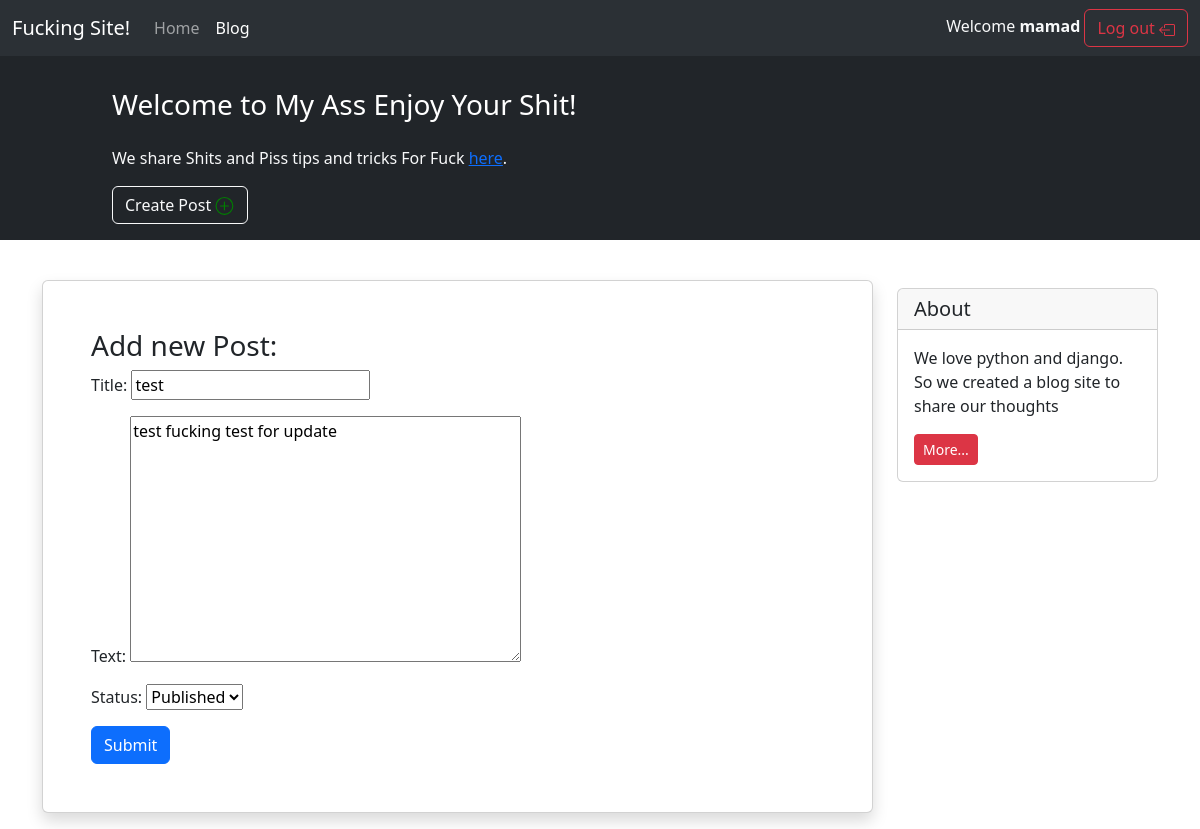
/blog/16/update/ (signed in), run on the app's committed database.
### blog/models.py (models this page shows, shortened)
class BlogPost(models.Model):
    STATUS_CHOICES = (
        ('pub', 'Published'),
        ('drf', 'Draft'),
    )
    title = models.CharField(max_length=100)
    text = models.TextField()
    author = models.ForeignKey(User, on_delete=models.CASCADE, related_name='posts')
    datetime_created = models.DateTimeField(auto_now_add=True)
    datetime_modified = models.DateTimeField(auto_now=True)
    status = models.CharField(max_length=3, choices=STATUS_CHOICES)

### blog/views.py (the view, shortened to what this page needs)
# urls.py: path('<int:pk>/update/', views.BlogPostUpdateView.as_view(), name='update_post'),
class BlogPostUpdateView(LoginRequiredMixin, generic.UpdateView):
    model = BlogPost
    fields = ['title', 'text', 'status']
    template_name = 'blog/create_post.html'
    def get_object(self, queryset=None):
        post = super().get_object(queryset)
        if post.author != self.request.user:
            raise Http404("You are not authorized to edit this post.")
        return post

### blog/templates/blog/create_post.html (shortened to what this page needs)
{% extends '_base.html' %}
{% block content %}
    <div class="container mt-4">
        <div class="row">
            <div class="col-9">
                <div class="card shadow my-3 p-5">
                    <h3>Add new Post:</h3>
                    <form method="POST">
                        {{ form.as_p }}
                        <button type="submit" class="btn btn-primary">Submit</button>
                    </form>
                </div>
            </div>
            <div class="col-3">
                <div class="card my-4">
                    <h5 class="card-header">About</h5>
                    <div class="card-body">
                        <p class="card-text">We love python and django. So we created a blog site to share our
                            thoughts</p>
                        <a href="#"
                           class="btn btn-sm btn-danger">
                            More...
                        </a>
                    </div>
                </div>
            </div>
        </div>
    </div>
{% endblock content %}

### templates/_base.html (shortened to what this page needs)
<!doctype html>
<html lang="en">
<head>
    <link href="https://cdn.jsdelivr.net/npm/bootstrap@5.3.3/dist/css/bootstrap.min.css" rel="stylesheet"
>
    <link rel="stylesheet" href="https://cdnjs.cloudflare.com/ajax/libs/font-awesome/4.7.0/css/font-awesome.min.css">
</head>
<body>
<nav class="navbar navbar-expand-lg bg-body-tertiary" data-bs-theme="dark">
    <div class="container-fluid">
        <a class="navbar-brand" href="#">Fucking Site!</a>
        <div class="collapse navbar-collapse" id="navbarSupportedContent">
            <ul class="navbar-nav me-auto mb-2 mb-lg-0">
                <li class="nav-item">
                    <a class="nav-link" aria-current="page" href="">Home</a>
                </li>
                <li class="nav-item">
                    <a class="nav-link active" href="{% url 'posts_list' %}">Blog</a>
                </li>
            </ul>
        </div>
        <div class="text-light">
            {% if user.is_authenticated %}
                <form action="{% url 'logout' %}" method="post" class="panel-body form-inline ">
                    Welcome <b>{{ user.username }} </b>
                    <button type="submit" class="btn btn-outline-danger mr-2">Log out
                    </button>
                </form>
            {% endif %}
        </div>
    </div>
</nav>
<div class="container-fluid bg-dark">
    <div class="row py-3">
        <div class="col-md-8 col-md-10 mx-auto">
            <h3 class="my-4 mt-3 text-white">Welcome to My Ass Enjoy Your Shit!</h3>
            <p class="text-light">We share Shits and Piss tips and tricks For Fuck <a href="/">here</a>.</p>
            {% if user.is_authenticated %}
                <a type="button" class="btn btn-outline-light mr-2" href="{% url 'create_post' %}">Create Post
                    <svg xmlns="http://www.w3.org/2000/svg" width="20" height="19" fill="green" class="bi bi-plus-circle" viewBox="0 0 17 17">
                        <path d="M8 15A7 7 0 1 1 8 1a7 7 0 0 1 0 14m0 1A8 8 0 1 0 8 0a8 8 0 0 0 0 16"/>
                        <path d="M8 4a.5.5 0 0 1 .5.5v3h3a.5.5 0 0 1 0 1h-3v3a.5.5 0 0 1-1 0v-3h-3a.5.5 0 0 1 0-1h3v-3A.5.5 0 0 1 8 4"/>
                    </svg>
                </a>
            {% endif %}
        </div>
    </div>
</div>
{% block content %}
{% endblock content %}
</body>
</html>

### data on the page
BlogPost: title "test", text "test fucking test for update", status "Published"

### other printed values
{{ user.username }} "mamad"
